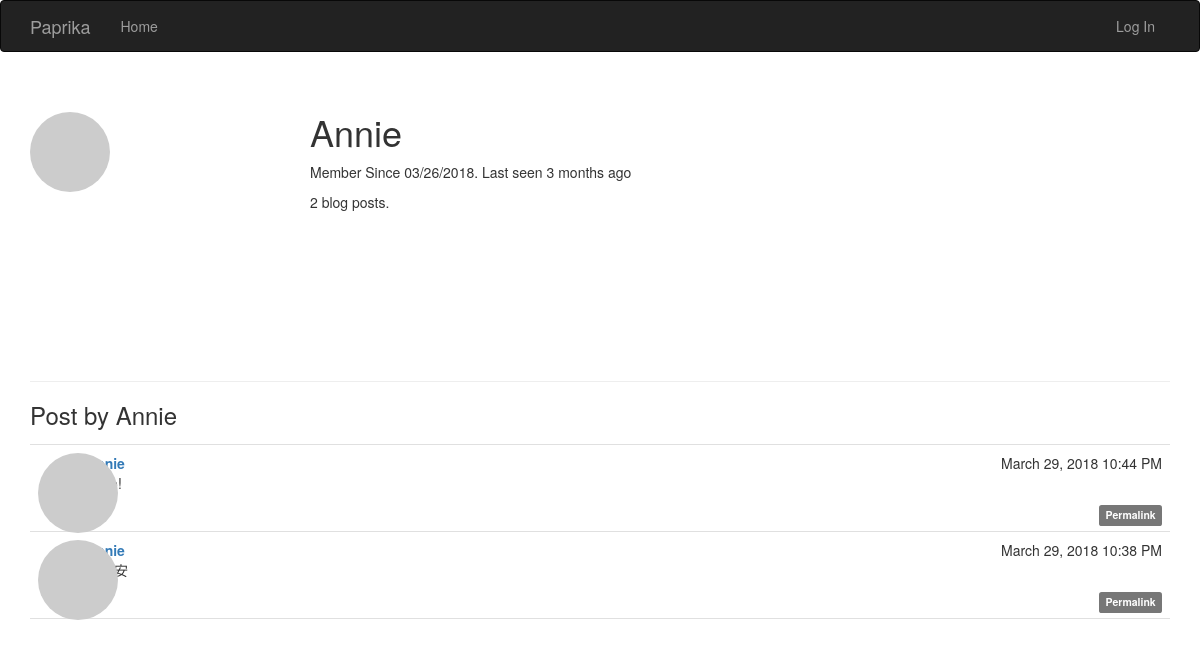
Page /user/Annie on the earlier database version.
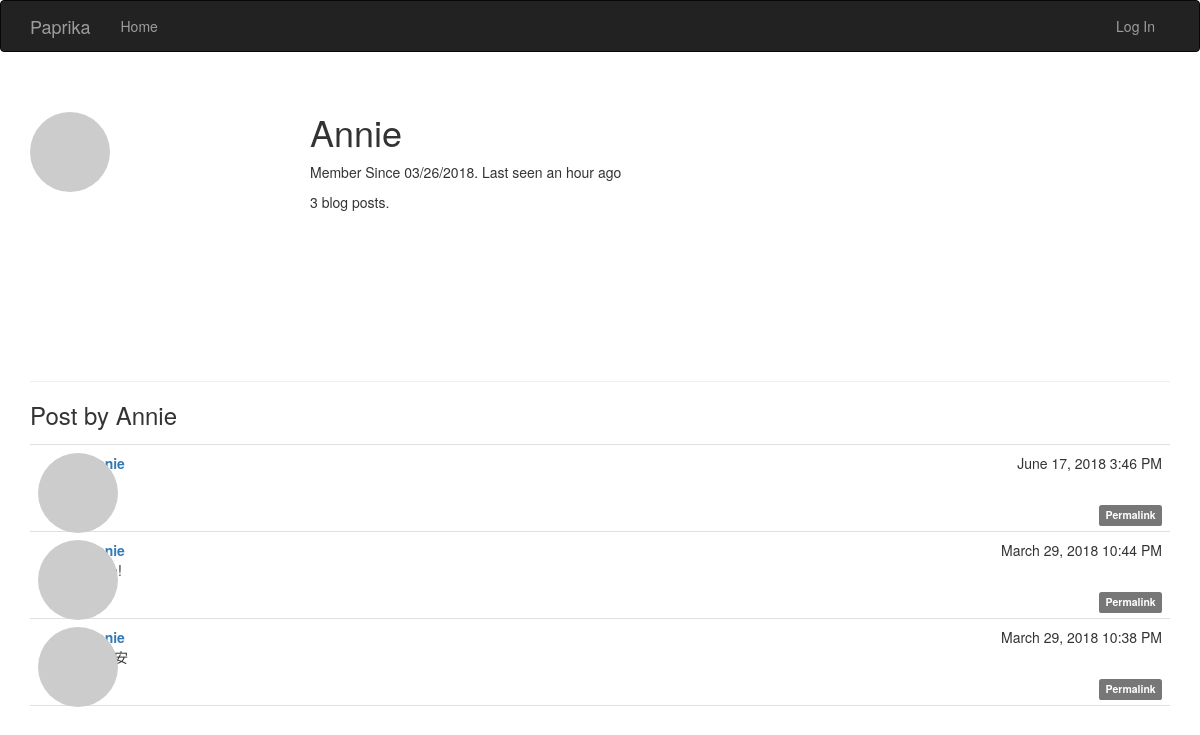
Same page on the later database version.
### app/models.py (models this page shows, shortened)
class User(UserMixin, db.Model):
    __tablename__ = 'users'
    id = db.Column(db.Integer, primary_key=True)
    email = db.Column(db.String(64), unique=True, index=True)
    username = db.Column(db.String(64), unique=True, index=True)
    role_id = db.Column(db.Integer, db.ForeignKey('roles.id'))
    password_hash = db.Column(db.String(128))
    confirmed = db.Column(db.Boolean, default=False)
    name = db.Column(db.String(64))
    location = db.Column(db.String(64))
    about_me = db.Column(db.Text())
    member_since = db.Column(db.DateTime(), default=datetime.now)
    last_seen = db.Column(db.DateTime(), default=datetime.now)
    followed = db.relationship('Follow', foreign_keys=[Follow.follower_id], backref=db.backref('follower', lazy='joined'), lazy='dynamic', cascade='all, delete-orphan')
    follower = db.relationship('Follow', foreign_keys=[Follow.followed_id],
                               backref=db.backref('followed', lazy='joined'), lazy='dynamic',
                               cascade='all, delete-orphan')
    avatar_hash = db.Column(db.String(32))
    posts = db.relationship('Post', backref='author', lazy='dynamic')
    @property
    def password(self):
        raise AttributeError('password is not a readable attribute')
    def gravatar(self, size=100, default='identicon', rating='g'):
        if request.is_secure:
            url = 'https://secure.gravatar.com/avatar'
        else:
            url = 'https://www.gravatar.com/avatar'
        hash = self.avatar_hash or hashlib.md5(self.email.encode('utf-8')).hexdigest()
        return '{url}/{hash}?s={size}&d={default}&r={rating}'.format(
            url=url, hash=hash, size=size, default=default, rating=rating)

class Post(db.Model):
    __tablename__ = 'posts'
    id = db.Column(db.Integer, primary_key=True)
    body = db.Column(db.Text)
    timestamp = db.Column(db.DateTime, index=True, default=datetime.now)
    author_id = db.Column(db.Integer, db.ForeignKey('users.id'))
    body_html = db.Column(db.Text)

### app/main/views.py (the view)
@main.route('/user/<username>')
def user(username):
    user = User.query.filter_by(username=username).first()
    if user is None:
        abort(404)
    posts = user.posts.order_by(Post.timestamp.desc()).all()
    return render_template('user.html', user=user, posts=posts)

### app/auth/views.py (called while the page is built)
@auth.before_app_request
def before_request():
    if current_user.is_authenticated:
        current_user.ping()
        if  not current_user.confirmed \
                and request.endpoint \
                and request.blueprint != 'auth' \
                and request.endpoint != 'static':
            return redirect(url_for('auth.unconfirmed'))

### app/main/__init__.py (called while the page is built)
@main.app_context_processor
def inject_permission():
    return dict(Permission=Permission)

### app/models.py (called while the page is built)
    def is_admin(self):
        return False

### app/templates/user.html (shortened to what this page needs)
{% extends "base.html" %}
{% block page_content %}
<div class="page-header">
	<img class="img-circle profile-thumbnail" src="{{ user.gravatar(size=256) }}">
	<div class="profile-header">
		<h1>{{ user.username }}</h1>
		<p>
			Member Since {{ moment(user.member_since).format("L") }}.
			Last seen {{ moment(user.last_seen).fromNow() }}
		</p>
		<p>{{ user.posts.count() }} blog posts.</p>
	   </div>
</div>
<h3>Post by {{ user.username }}</h3>
{% include '_posts.html' %}
{% endblock %}

### app/templates/base.html (shortened to what this page needs)
{% extends "bootstrap/base.html" %}
{% block head %}
{{ super() }}
<link rel="stylesheet" type="text/css" href="{{ url_for('static', filename='styles.css') }}">
{% endblock %}
{% block navbar %}
<div class="navbar navbar-inverse" role="navigation">
    <div class="container">
        <div class="navbar-header">
            <a class="navbar-brand" href="{{ url_for('main.index') }}">Paprika</a>
        </div>
        <div class="navbar-collapse collapse">
            <ul class="nav navbar-nav">
                <li><a href="{{ url_for('main.index') }}">Home</a></li>
            </ul>
            <ul class="nav navbar-nav navbar-right">
                {% if current_user.is_authenticated %}
                <li class="dropdown">
                    <a href="#" class="dropdown-toggle" data-toggle="dropdown">
                        <img class="img img-circle"src="{{ current_user.gravatar(size=18) }}">Account <b class="caret"></b></a>
                    <ul class="dropdown-menu">
                        <li><a href="{{ url_for('auth.change_password') }}">Change Password</a></li>
                        <li><a href="{{ url_for('auth.logout') }}">Log Out</a></li>
                    </ul>
                </li>
                {% else %}
                <li><a href="{{ url_for('auth.login') }}">Log In</a></li>
                {% endif %}
            </ul>
        </div>
    </div>
</div>
{% endblock %}
{% block content %}
<div class="container">
    {% block page_content %}{% endblock %}
</div>
{% endblock %}

### app/templates/_posts.html (shortened to what this page needs)
<ul class="posts">
    {% for post in posts %}
    <li class="post">
        <div class="post-thumbnail">
            <a href="{{ url_for('.user', username=post.author.username) }}">
                <img class="img-circle profile-thumbnail" src="{{ post.author.gravatar(size=40) }}">
            </a>
        </div>
        <div class="post-content">
            <div class="post-date">{{ moment(post.timestamp).format("LLL") }}</div>
            <div class="post-author"><a href="{{ url_for('.user', username=post.author.username) }}">{{ post.author.username }}</a></div>
            <div class="post-body">
                {% if post.body_html %}
                    {{ post.body_html | safe}}
                {% else %}
                    {{ post.body }}
                {% endif %}
            </div>
            <div class="post-footer">
                <a href="{{ url_for('.post', id=post.id) }}">
                    <span class="label label-default">Permalink</span>
                </a>
            </div>
        </div>
    </li>
    {% endfor %}
</ul>

### app/static/styles.css (style rules this page uses)
.profile-thumbnail { position: absolute; }
.profile-header { min-height: 260px; margin-left: 280px; }
ul.posts { list-style-type: none; padding: 0px; margin: 16px 0px 0px 0px; border-top: 1px solid #e0e0e0; }
ul.posts li.post { padding: 8px; border-bottom: 1px solid #e0e0e0; }
div.post-date { float: right; }
div.post-author { font-weight: bold; }
div.post-thumbnail { position: absolute; }
div.post-content { margin-left: 48px; min-height: 48px; }
div.post-footer { text-align: right; }

### app/templates/_posts.html (style rules this page uses)
div.post-footer { text-align: right; }

Differences in the rows shown:
changed User "Annie": last_seen "3 months ago" → "an hour ago"
added Post: timestamp "June 17, 2018 3:46 PM"
Other differences:
{{ user.posts.count() }}: "2" → "3"
